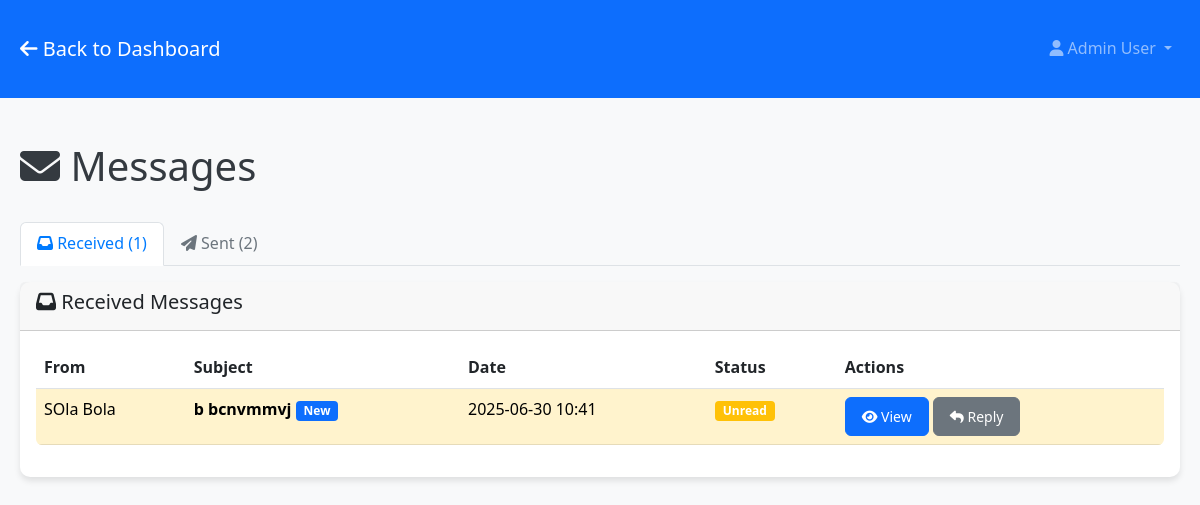
/messages (signed in), run on an earlier commit of the app's database.
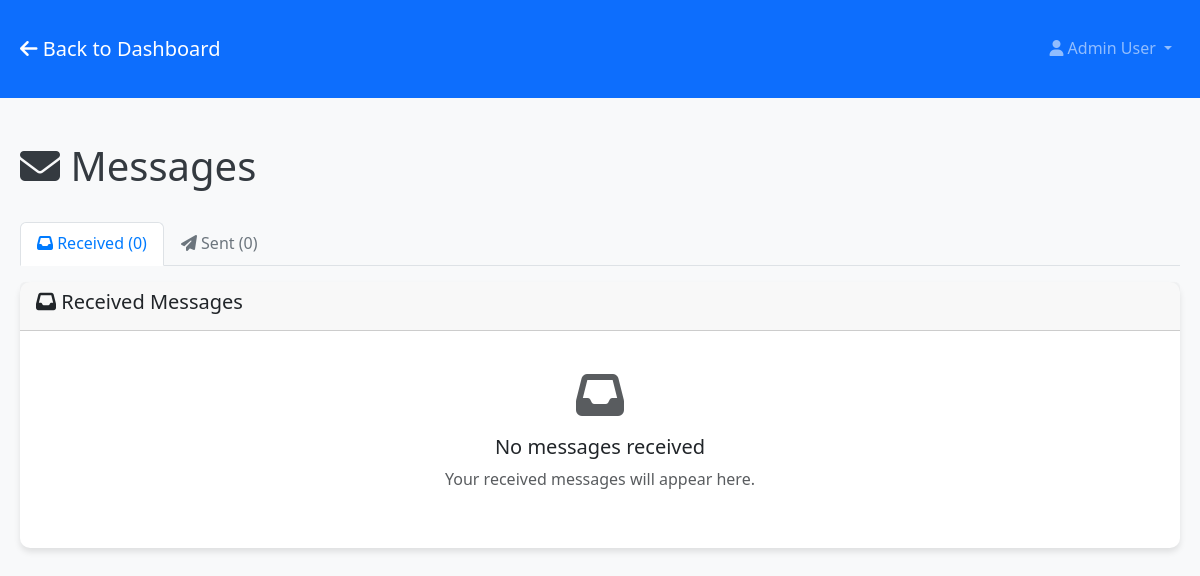
And on a later commit of the database.
### models.py (models this page shows, shortened)
class Message(db.Model):
    id = db.Column(db.Integer, primary_key=True)
    sender_id = db.Column(db.Integer, db.ForeignKey('user.id', ondelete='CASCADE'), nullable=False)
    recipient_id = db.Column(db.Integer, db.ForeignKey('user.id', ondelete='CASCADE'), nullable=False)
    subject = db.Column(db.String(200), nullable=False)
    content = db.Column(db.Text, nullable=False)  # Allows HTML content
    is_read = db.Column(db.Boolean, default=False)
    created_at = db.Column(db.DateTime, default=datetime.utcnow)
    parent_message_id = db.Column(db.Integer, db.ForeignKey('message.id', ondelete='CASCADE'), nullable=True)
    replies = db.relationship('Message', backref=db.backref('parent', remote_side=[id]), lazy=True)

class User(db.Model):
    id = db.Column(db.Integer, primary_key=True)
    username = db.Column(db.String(80), unique=True, nullable=False)
    email = db.Column(db.String(120), unique=True, nullable=False)
    password_hash = db.Column(db.String(255), nullable=False)
    first_name = db.Column(db.String(100), nullable=False)
    last_name = db.Column(db.String(100), nullable=False)
    is_admin = db.Column(db.Boolean, default=False)
    is_verified = db.Column(db.Boolean, default=False)
    verification_token = db.Column(db.String(100), nullable=True)
    reset_token = db.Column(db.String(100), nullable=True)
    reset_token_expires = db.Column(db.DateTime, nullable=True)
    created_at = db.Column(db.DateTime, default=datetime.utcnow)
    last_login = db.Column(db.DateTime, nullable=True)
    pdf_codes = db.relationship('UserPDFCode', foreign_keys='UserPDFCode.user_id', backref='user', lazy=True, cascade='all, delete-orphan')
    pdf_requests = db.relationship('PDFRequest', backref='user', lazy=True, cascade='all, delete-orphan')
    sent_messages = db.relationship('Message', foreign_keys='Message.sender_id', backref='sender', lazy=True, cascade='all, delete-orphan')
    received_messages = db.relationship('Message', foreign_keys='Message.recipient_id', backref='recipient', lazy=True, cascade='all, delete-orphan')
    uploaded_pdfs = db.relationship('UserPDFCode', foreign_keys='UserPDFCode.uploaded_by_admin_id', backref='uploader', lazy=True)

### app.py (the view)
@app.route('/messages')
@login_required
def messages():
    user = User.query.get(session['user_id'])
    sent_messages = Message.query.filter_by(sender_id=user.id).order_by(Message.created_at.desc()).all()
    received_messages = Message.query.filter_by(recipient_id=user.id).order_by(Message.created_at.desc()).all()
    return render_template('messages/messages.html',
                         user=user,
                         sent_messages=sent_messages,
                         received_messages=received_messages)

### app.py (called while the page is built)
def login_required(f):
    @wraps(f)
    def decorated_function(*args, **kwargs):
        if 'user_id' not in session:
            flash('Please log in to access this page.', 'error')
            return redirect(url_for('login'))
        return f(*args, **kwargs)
    return decorated_function

### templates/messages/messages.html (shortened to what the changed rows need)
<!DOCTYPE html>
<html lang="en">
<head>
    <link href="https://cdn.jsdelivr.net/npm/bootstrap@5.3.0/dist/css/bootstrap.min.css" rel="stylesheet">
    <link rel="stylesheet" href="https://cdnjs.cloudflare.com/ajax/libs/font-awesome/6.4.0/css/all.min.css">
    <link rel="stylesheet" href="{{ url_for('static', filename='css/style.css') }}">
</head>
<body>
    <div class="container mt-4">
        <div class="row">
            <div class="col-12">
                <div class="d-flex justify-content-between align-items-center mb-4">
                    <h1><i class="fas fa-envelope"></i> Messages</h1>
                </div>
            </div>
        </div>
        <ul class="nav nav-tabs" id="messageTabs">
            <li class="nav-item">
                <a class="nav-link active" id="received-tab" data-bs-toggle="tab" href="#received">
                    <i class="fas fa-inbox"></i> Received ({{ received_messages|length }})
                </a>
            </li>
            <li class="nav-item">
                <a class="nav-link" id="sent-tab" data-bs-toggle="tab" href="#sent">
                    <i class="fas fa-paper-plane"></i> Sent ({{ sent_messages|length }})
                </a>
            </li>
        </ul>
        <div class="tab-content mt-3">
            <div class="tab-pane fade show active" id="received">
                <div class="card">
                    <div class="card-body">
                        {% if received_messages %}
                        <div class="table-responsive">
                            <table class="table table-hover">
                                <thead>
                                    <tr>
                                        <th>From</th>
                                        <th>Subject</th>
                                        <th>Date</th>
                                        <th>Status</th>
                                        <th>Actions</th>
                                    </tr>
                                </thead>
                                <tbody>
                                    {% for message in received_messages %}
                                    <tr class="{% if not message.is_read %}table-warning{% endif %}">
                                        <td>
                                            {{ message.sender.first_name }} {{ message.sender.last_name }}
                                        </td>
                                        <td>
                                            <strong>{{ message.subject }}</strong>
                                            {% if not message.is_read %}
                                            <span class="badge bg-primary">New</span>
                                            {% endif %}
                                        </td>
                                        <td>{{ message.created_at.strftime('%Y-%m-%d %H:%M') }}</td>
                                        <td>
                                            {% if message.is_read %}
                                            <span class="badge bg-success">Read</span>
                                            {% else %}
                                            <span class="badge bg-warning">Unread</span>
                                            {% endif %}
                                        </td>
                                        <td>
                                            <button type="button" class="btn btn-sm btn-primary" onclick="viewMessage({{ message.id }}, '{{ message.sender.first_name }} {{ message.sender.last_name }}', '{{ message.subject }}', {{ message.sender.id }}, {{ message.is_read|lower }})">
                                                <i class="fas fa-eye"></i> View
                                            </button>
                                            {% if user.is_admin or message.sender.is_admin %}
                                            <button type="button" class="btn btn-sm btn-secondary" onclick="replyToMessage({{ message.sender.id }}, '{{ message.sender.first_name }} {{ message.sender.last_name }}', 'Re: {{ message.subject }}', {{ message.id }})">
                                                <i class="fas fa-reply"></i> Reply
                                            </button>
                                            {% endif %}
                                        </td>
                                    </tr>
                                    {% endfor %}
                                </tbody>
                            </table>
                        </div>
                        {% else %}
                        <div class="text-center py-4">
                            <i class="fas fa-inbox fa-3x text-muted mb-3"></i>
                            <h5>No messages received</h5>
                            <p class="text-muted">Your received messages will appear here.</p>
                        </div>
                        {% endif %}
                    </div>
                </div>
            </div>
        </div>
    </div>
</body>
</html>

What changed in the data, as far as the page shows it:
removed Message: sender.first_name "SOla", sender.last_name "Bola", subject "b bcnvmmvj", is_read "New", created_at "2025-06-30 10:41"
Also different on the page:
{{ received_messages|length }}: "1" → "0"
{{ sent_messages|length }}: "2" → "0"
text no longer shown: "From Subject Date Status Actions"
text now shown: "No messages received Your received messages will appear here."
